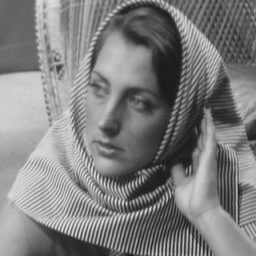
%> input picture HomeWork/HomeWork_2/Solutions/2/images/barbara256.png, 256 x 256 px
$ octave ISTA.m   (GNU Octave 9; MATLAB toolbox functions it lacks are replaced by stand-ins)
%> lines starting %> are read from the running program, lines starting %| are printed output that depends on the picture
clc; clear; close all;

%% Load and preprocess images
img1 = double(imread('barbara256.png'));
%> img1: size 256x256 double; min 23, max 231, mean 126.4; mean of the top-left, top-right, bottom-left and bottom-right quarters 151, 95.7, 148.2, 110.8
img2 = double(imread('goldhill.png'));
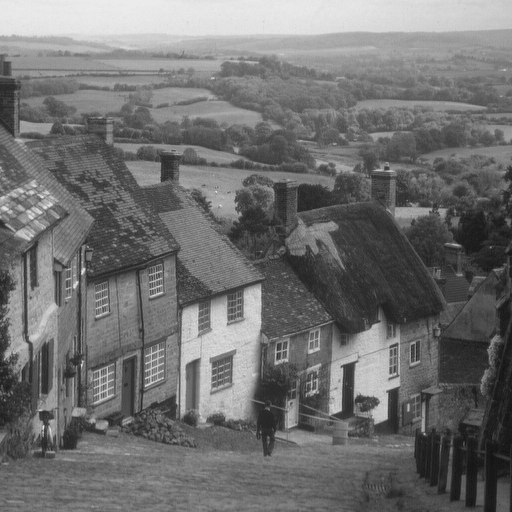
%> input picture HomeWork/HomeWork_2/Solutions/2/images/goldhill.png, 512 x 512 px
%> img2: size 512x512 double; min 16, max 235, mean 112.2; mean of the top-left, top-right, bottom-left and bottom-right quarters 133.8, 119.1, 115, 80.9
img2 = img2(1:256, 1:256); % Crop top-left 256x256 portion
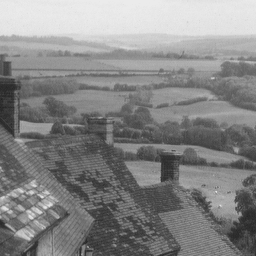
%> img2: size 256x256 double; min 35, max 235, mean 133.8

% Add Gaussian noise (mean 0, variance 4)
sigma = 2; % sqrt(variance)
noisy_img1 = img1 + sigma * randn(size(img1));
noisy_img2 = img2 + sigma * randn(size(img2));

% Save noisy images
imwrite(uint8(noisy_img1), 'Noisy_Barbara.png');
imwrite(uint8(noisy_img2), 'Noisy_Goldhill.png');

% ISTA parameters
lambda = 1;
patch_size = 8;
M = 32; N = 64; % Measurement matrix size

% Generate Gaussian measurement matrix
Phi = randn(M, N);

% Compute 2D-DCT basis
DCT_basis = kron(dctmtx(patch_size), dctmtx(patch_size));

% ISTA Reconstruction function
function theta = ista(y, A, lambda)
    theta = randn(size(A, 2), size(y, 2));
    alpha = eigs(A' * A, 1);
    prev_norm = 0;
    current_norm = norm(y - A * theta, "fro");

    while abs(prev_norm - current_norm) > 0.001
        prev_norm = norm(y - A * theta, "fro");
        theta = wthresh(theta + (A' / alpha) * (y - A * theta), "s", lambda / (2 * alpha));
        current_norm = norm(y - A * theta, "fro");
    end
end

% Function to reconstruct image
function X_recon = reconstruct_image(X, Phi, DCT_basis, lambda)
%> called with lambda = 1
    [H, W] = size(X);
%> H = 256; W = 256
    X_recon = zeros(H, W);
    X_patches = im2col(X, [8, 8]);
    patch_recon_count = zeros(size(X_recon));
    [~, num_patches] = size(X_patches);
%> num_patches = 62001

    Y = Phi * X_patches;
    X_patches_recon = DCT_basis * ista(Y, Phi * DCT_basis, lambda);
%> in ista, `current_norm = norm(y - A * theta, "fro");`: current_norm = 1436656

    for patch_idx = 1:num_patches
        patch = X_patches_recon(:, patch_idx);
        patch = reshape(patch, [8, 8]);

        row = mod(patch_idx - 1, H - 7) + 1;
        col = floor((patch_idx - 1) / (H - 7)) + 1;

        X_recon(row:row+7, col:col+7) = X_recon(row:row+7, col:col+7) + patch;
        patch_recon_count(row:row+7, col:col+7) = patch_recon_count(row:row+7, col:col+7) + 1;
    end

    X_recon = X_recon ./ patch_recon_count;
    X_recon = 255 * (X_recon - min(X_recon, [], "all")) / (max(X_recon, [], "all") - min(X_recon, [], "all"));
end

% Reconstruct images
%> (the run ends here)
